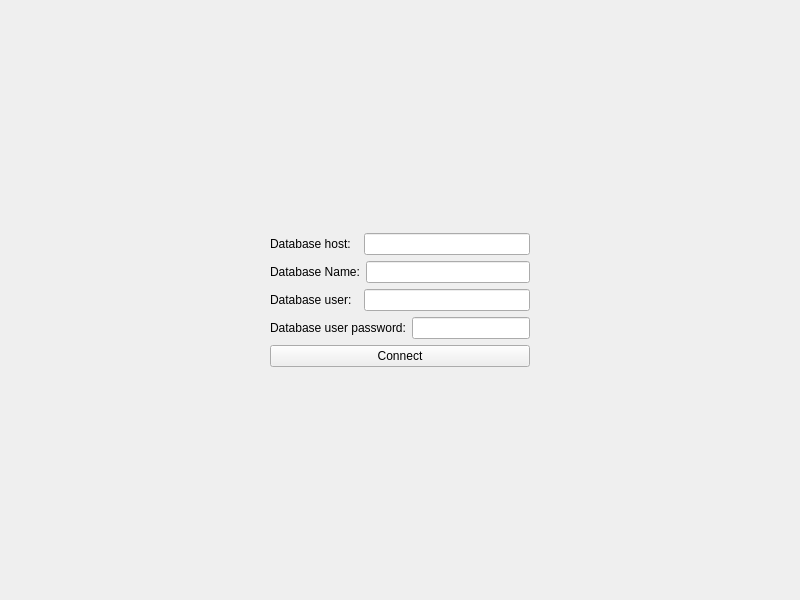
<?xml version="1.0" encoding="UTF-8"?>
<ui version="4.0">
 <class>Login_widget</class>
 <widget class="QWidget" name="Login_widget">
  <property name="geometry">
   <rect>
    <x>0</x>
    <y>0</y>
    <width>800</width>
    <height>600</height>
   </rect>
  </property>
  <property name="windowTitle">
   <string>Form</string>
  </property>
  <property name="styleSheet">
   <string notr="true">QWidget
{
font: 14px &quot;Montserrat Semibold&quot;;
}</string>
  </property>
  <layout class="QGridLayout" name="gridLayout">
   <item row="1" column="0">
    <spacer name="horizontalSpacer">
     <property name="orientation">
      <enum>Qt::Horizontal</enum>
     </property>
     <property name="sizeHint" stdset="0">
      <size>
       <width>40</width>
       <height>20</height>
      </size>
     </property>
    </spacer>
   </item>
   <item row="1" column="1">
    <layout class="QVBoxLayout" name="verticalLayout">
     <item>
      <layout class="QHBoxLayout" name="horizontalLayout_3">
       <item>
        <widget class="QLabel" name="label_2">
         <property name="text">
          <string>Database host:  </string>
         </property>
        </widget>
       </item>
       <item>
        <widget class="QLineEdit" name="lineEdit_hostName"/>
       </item>
      </layout>
     </item>
     <item>
      <layout class="QHBoxLayout" name="horizontalLayout_4">
       <item>
        <widget class="QLabel" name="label_4">
         <property name="text">
          <string>Database Name:</string>
         </property>
        </widget>
       </item>
       <item>
        <widget class="QLineEdit" name="lineEdit_databaseName"/>
       </item>
      </layout>
     </item>
     <item>
      <layout class="QHBoxLayout" name="horizontalLayout_2">
       <item>
        <widget class="QLabel" name="label_3">
         <property name="text">
          <string>Database user:  </string>
         </property>
        </widget>
       </item>
       <item>
        <widget class="QLineEdit" name="lineEdit_user"/>
       </item>
      </layout>
     </item>
     <item>
      <layout class="QHBoxLayout" name="horizontalLayout">
       <item>
        <widget class="QLabel" name="label">
         <property name="text">
          <string>Database user password:</string>
         </property>
        </widget>
       </item>
       <item>
        <widget class="QLineEdit" name="lineEdit_password"/>
       </item>
      </layout>
     </item>
     <item>
      <widget class="QPushButton" name="pushButton">
       <property name="text">
        <string>Connect</string>
       </property>
      </widget>
     </item>
    </layout>
   </item>
   <item row="0" column="1">
    <spacer name="verticalSpacer">
     <property name="orientation">
      <enum>Qt::Vertical</enum>
     </property>
     <property name="sizeHint" stdset="0">
      <size>
       <width>20</width>
       <height>40</height>
      </size>
     </property>
    </spacer>
   </item>
   <item row="1" column="2">
    <spacer name="horizontalSpacer_2">
     <property name="orientation">
      <enum>Qt::Horizontal</enum>
     </property>
     <property name="sizeHint" stdset="0">
      <size>
       <width>40</width>
       <height>20</height>
      </size>
     </property>
    </spacer>
   </item>
   <item row="2" column="1">
    <spacer name="verticalSpacer_2">
     <property name="orientation">
      <enum>Qt::Vertical</enum>
     </property>
     <property name="sizeHint" stdset="0">
      <size>
       <width>20</width>
       <height>40</height>
      </size>
     </property>
    </spacer>
   </item>
  </layout>
 </widget>
 <resources/>
 <connections/>
</ui>
